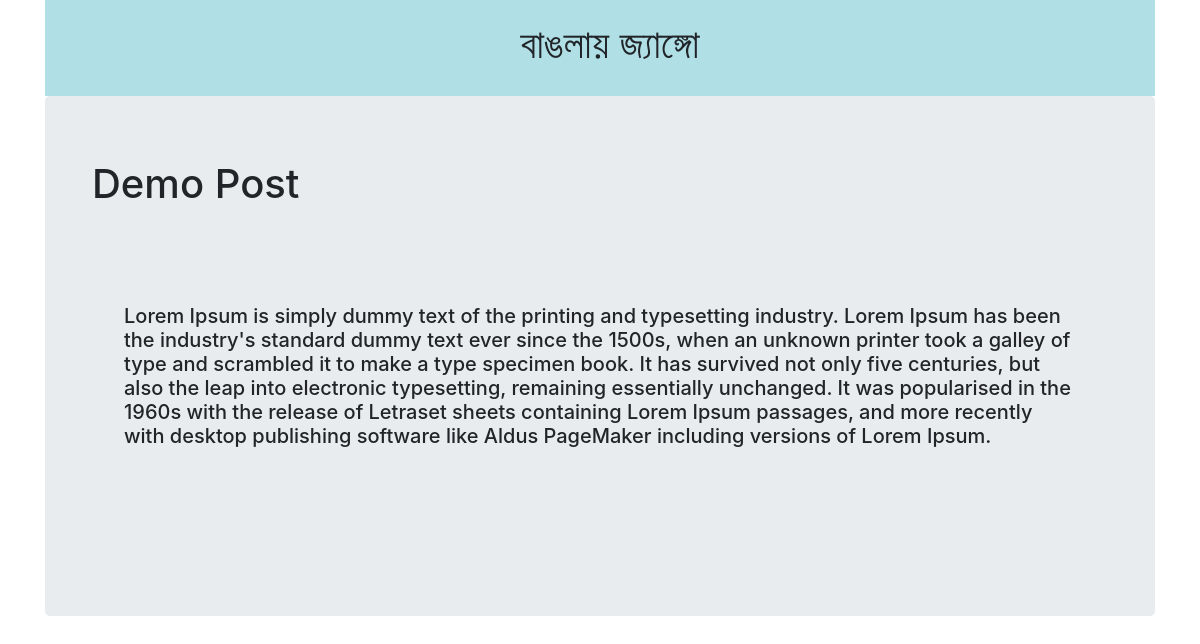
Page /blog/single-post/1/ on the committed database.
### blog_post/models.py (models this page shows)
class Post(models.Model):
    title = models.CharField(max_length=100)
    description = models.TextField()
    def __str__(self):
        return self.title

### blog_post/views.py (the view)
# urls.py: path('single-post/<post_id>/', views.single_post, name='single-post'),
def single_post(request, post_id):
    post = Post.objects.get(pk=post_id)
    print(post)
    return render(request, 'single_post.html', {'post': post})

### templates/single_post.html
{% extends 'base.html' %}
{% block content %}
    <div class="container">
        <h1>{{post.title}}</h1><br>
        <div class="jumbotron">
            <h5>{{post.description}}</h5>
        </div>
    </div>
{% endblock %}

### rows in the picture
Post: title "Demo Post", description "Lorem Ipsum is simply dummy text of the printing and typesetting industry. Lorem Ipsum has been the industry's standard dummy text ever since the 1500s, when an unknown printer took a galley of type and scrambled it to make a type specimen book. It has survived not only five centuries, but also the leap into electronic typesetting, remaining essentially unchanged. It was popularised in the 1960s with the release of Letraset sheets containing Lorem Ipsum passages, and more recently with desktop publishing software like Aldus PageMaker including versions of Lorem Ipsum."
